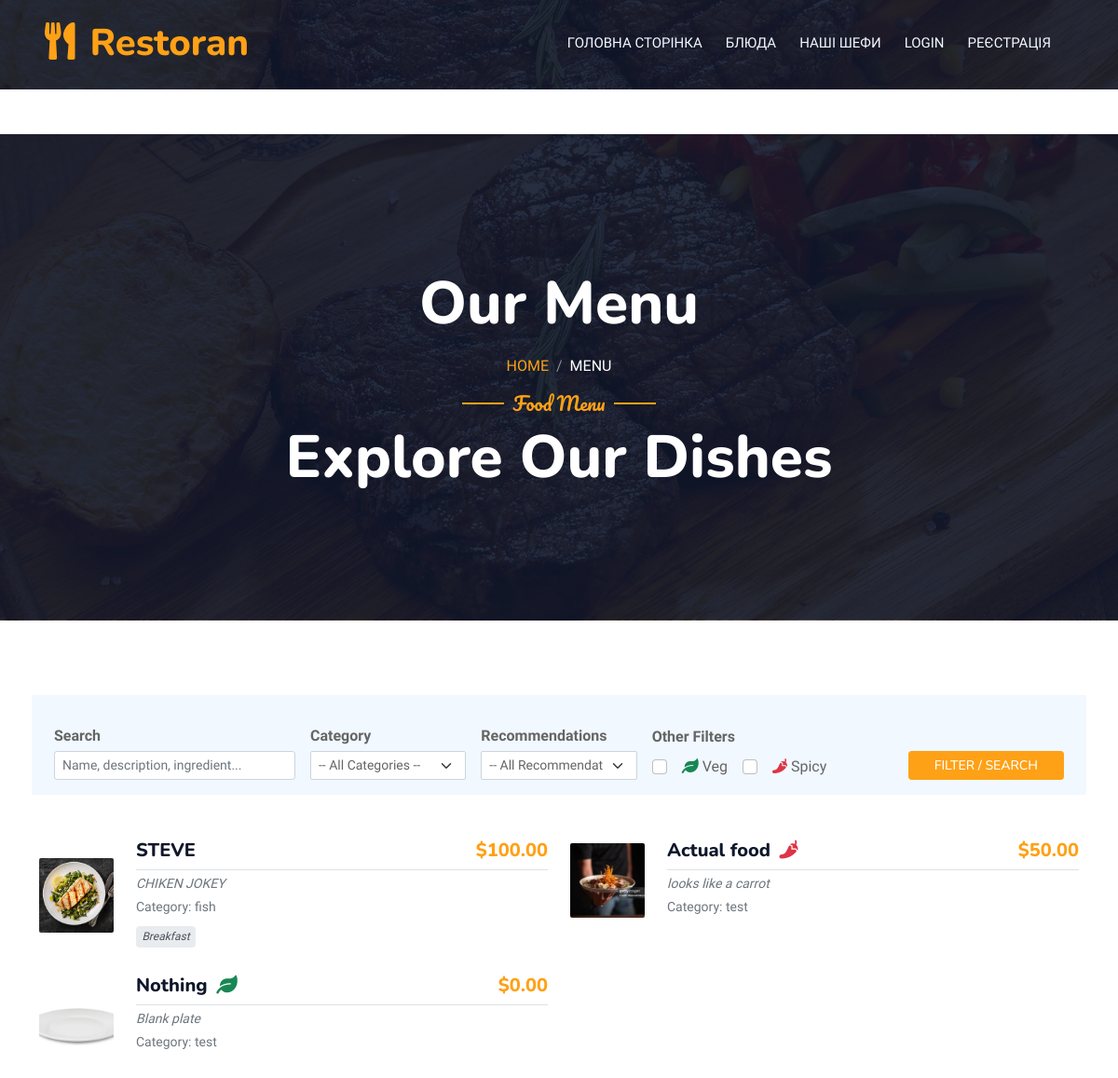
Screenshot of /dishes/ with the database file from the repository.
### dishes/models.py (models this page shows, shortened)
class Dish(models.Model):
    standard_category = models.ForeignKey(
        StandardCategory,
        on_delete=models.SET_NULL,
        null=True,
        blank=False,
        related_name='dishes',
        verbose_name="Standard Category"
    )
    recommendation_tags = models.ManyToManyField(
        RecommendationTag,
        blank=True,
        related_name='recommended_dishes',
        verbose_name="Recommendation Tags"
    )
    ingredients_list = models.ManyToManyField(
        'Ingredient',
        through='IngrToDish',
        blank=True,
        verbose_name="Ingredients"
    )
    name = models.CharField("Dish Name", max_length=100)
    description = models.TextField("Description", null=True, blank=True)
    price = models.DecimalField("Price", max_digits=10, decimal_places=2)
    image = models.ImageField("Image", upload_to='dish_images/', null=True, blank=True)
    is_vegetarian = models.BooleanField("Vegetarian", default=False)
    is_spicy = models.BooleanField("Spicy", default=False)
    class Meta:
        verbose_name = "Dish"
        verbose_name_plural = "Dishes"
        ordering = ['standard_category__order', 'standard_category__name', 'name']

class StandardCategory(models.Model):
    name = models.CharField("Standard Category Name", max_length=100, unique=True)
    slug = models.SlugField("Slug", max_length=110, unique=True, editable=True, blank=False)
    description = models.TextField("Description", blank=True, null=True)
    order = models.PositiveIntegerField("Sort Order", default=0, db_index=True)
    class Meta:
        verbose_name = "Standard Category"
        verbose_name_plural = "Standard Categories"
        ordering = ['order', 'name']

class RecommendationTag(models.Model):
    name = models.CharField("Recommendation Tag Name", max_length=100, unique=True)
    slug = models.SlugField("Slug", max_length=110, unique=True, editable=True, blank=False)
    description = models.TextField("Description", blank=True, null=True)
    class Meta:
        verbose_name = "Recommendation Tag"
        verbose_name_plural = "Recommendation Tags"
        ordering = ['name']

### dishes/views.py (the view, shortened to what this page needs)
# urls.py: path('dishes/', dishes_views.dishes, name='dishes'),
def dishes(request):
    dishes_queryset = Dish.objects.select_related('standard_category').prefetch_related('recommendation_tags').all()
    standard_categories = StandardCategory.objects.all()
    recommendation_tags = RecommendationTag.objects.all()
    search_query = request.GET.get('search', '').strip()
    selected_std_category_id = request.GET.get('standard_category', '')
    selected_rec_tag_id = request.GET.get('recommendation_tag', '')
    filter_vegetarian = request.GET.get('vegetarian', '') == 'on'
    filter_spicy = request.GET.get('spicy', '') == 'on'
    if selected_std_category_id and selected_std_category_id.isdigit():
        dishes_queryset = dishes_queryset.filter(standard_category_id=int(selected_std_category_id))
    if selected_rec_tag_id and selected_rec_tag_id.isdigit():
        dishes_queryset = dishes_queryset.filter(recommendation_tags__id=int(selected_rec_tag_id))
    if filter_vegetarian:
        dishes_queryset = dishes_queryset.filter(is_vegetarian=True)
    if filter_spicy:
        dishes_queryset = dishes_queryset.filter(is_spicy=True)
    context = {
        'dishes': dishes_queryset,
        'standard_categories': standard_categories,
        'recommendation_tags': recommendation_tags,
        'search_query': search_query,
        'selected_standard_category_id': selected_std_category_id,
        'selected_tag_id': selected_rec_tag_id,
        'filter_vegetarian': filter_vegetarian,
        'filter_spicy': filter_spicy,
    }
    return render(request, 'dishes.html', context)

### templates/dishes.html (shortened to what this page needs)
{% load static %}
<!DOCTYPE html>
<html lang="en">
<head>
    <link href="https://cdnjs.cloudflare.com/ajax/libs/font-awesome/5.10.0/css/all.min.css" rel="stylesheet">
    <link href="https://cdn.jsdelivr.net/npm/bootstrap-icons@1.4.1/font/bootstrap-icons.css" rel="stylesheet">
    <link href='{% static "lib/animate/animate.min.css" %}' rel="stylesheet">
    <link href='{% static "lib/owlcarousel/assets/owl.carousel.min.css" %}' rel="stylesheet">
    <link href='{% static "lib/tempusdominus/css/tempusdominus-bootstrap-4.min.css" %}' rel="stylesheet" />
    <link href='{% static "css/bootstrap.min.css" %}' rel="stylesheet">
    <link href='{% static "css/style.css" %}' rel="stylesheet">
</head>
<body>
    <div class="container-xxl bg-white p-0">
        {% include "header.html" %}
        <div class="container-xxl py-5 bg-dark hero-header mb-5">
            <div class="container text-center my-5 pt-5 pb-4">
                <h1 class="display-3 text-white mb-3 animated slideInDown">Our Menu</h1>
                <nav aria-label="breadcrumb">
                    <ol class="breadcrumb justify-content-center text-uppercase">
                        <li class="breadcrumb-item"><a href="/">Home</a></li>
                        <li class="breadcrumb-item text-white active" aria-current="page">Menu</li>
                    </ol>
                </nav>
                <div class="text-center wow fadeInUp" data-wow-delay="0.1s">
                    <h5 class="section-title ff-secondary text-center text-primary fw-normal">Food Menu</h5>
                    <h1 class="display-3 text-white mb-3 animated slideInDown">Explore Our Dishes</h1>
                </div>
            </div>
        </div>
        <div class="container-xxl py-5">
            <div class="container">
                <div class="row mb-5 wow fadeInUp filter-form" data-wow-delay="0.2s">
                    <div class="col-12">
                        <form method="get" action="{% url 'dishes' %}" class="row g-3 align-items-end bg-light p-3 rounded">
                            <div class="col-lg-3 col-md-6">
                                <label for="search" class="form-label">Search</label>
                                <input type="text" class="form-control form-control-sm" id="search" name="search" placeholder="Name, description, ingredient..." value="{{ search_query|default:'' }}">
                            </div>
                            <div class="col-lg-2 col-md-6">
                                <label for="standard_category" class="form-label">Category</label>
                                <select class="form-select form-select-sm" id="standard_category" name="standard_category">
                                    <option value="">-- All Categories --</option>
                                </select>
                            </div>
                            <div class="col-lg-2 col-md-6">
                                <label for="recommendation_tag" class="form-label">Recommendations</label>
                                <select class="form-select form-select-sm" id="recommendation_tag" name="recommendation_tag">
                                    <option value="">-- All Recommendations --</option>
                                </select>
                            </div>
                            <div class="col-lg-3 col-md-6">
                                <label class="form-label d-block mb-2">Other Filters</label>
                                <div class="d-flex flex-wrap">
                                    <div class="form-check form-check-inline me-3">
                                        <input class="form-check-input" type="checkbox" id="vegetarian" name="vegetarian" {% if filter_vegetarian %}checked{% endif %}>
                                        <label class="form-check-label" for="vegetarian">
                                            <i class="fas fa-leaf text-success" title="Vegetarian"></i> Veg
                                        </label>
                                    </div>
                                    <div class="form-check form-check-inline me-3">
                                        <input class="form-check-input" type="checkbox" id="spicy" name="spicy" {% if filter_spicy %}checked{% endif %}>
                                        <label class="form-check-label" for="spicy">
                                            <i class="fas fa-pepper-hot text-danger" title="Spicy"></i> Spicy
                                        </label>
                                    </div>
                                </div>
                            </div>
                            <div class="col-lg-2 col-md-12">
                                <button type="submit" class="btn btn-primary btn-sm w-100">Filter / Search</button>
                            </div>
                        </form>
                    </div>
                </div>
                <div class="row g-4">
                    {% for dish in dishes %}
                    <div class="col-lg-6 wow fadeInUp" data-wow-delay="{{ forloop.counter0|divisibleby:2|yesno:'0.1,0.2' }}s">
                        <div class="d-flex align-items-center">
                            {% if dish.image %}
                                <img class="flex-shrink-0 img-fluid rounded" src="{{ dish.image.url }}" alt="{{ dish.name }}" style="width: 80px; height: 80px; object-fit: cover;">
                            {% else %}
                                <div class="dish-img-placeholder rounded">
                                    <i class="fas fa-utensils"></i>
                                </div>
                            {% endif %}
                            <div class="w-100 d-flex flex-column text-start ps-4">
                                <h5 class="d-flex justify-content-between border-bottom pb-2 mb-1">
                                    <span>
                                        {{ dish.name }}
                                        {% if dish.is_vegetarian %}<i class="fas fa-leaf text-success ms-1 fs- L" title="Vegetarian"></i>{% endif %}
                                        {% if dish.is_spicy %}<i class="fas fa-pepper-hot text-danger ms-1" title="Spicy"></i>{% endif %}
                                    </span>
                                    <span class="text-primary">${{ dish.price|floatformat:2 }}</span>
                                </h5>
                                {% if dish.description %}
                                    <small class="fst-italic text-muted mb-1">{{ dish.description|truncatewords:15 }}</small>
                                {% endif %}
                                {% if dish.standard_category %}
                                <small class="text-muted d-block mb-1">Category: {{ dish.standard_category.name }}</small>
                                {% endif %}
                                {% if dish.recommendation_tags.exists %}
                                    <div class="dish-tags mt-1">
                                        {% for tag in dish.recommendation_tags.all %}
                                            <span>{{ tag.name }}</span>
                                        {% endfor %}
                                    </div>
                                {% endif %}
                            </div>
                        </div>
                    </div>
                    {% empty %}
                    <div class="col-12 text-center wow fadeInUp" data-wow-delay="0.1s">
                        <p class="lead">Sorry, no dishes found matching your criteria.</p>
                        <a href="{% url 'dishes' %}" class="btn btn-outline-primary mt-3">Reset Filters</a>
                    </div>
                    {% endfor %}
                </div>
            </div>
        </div>
    </div>
</body>
</html>

### static/css/style.css (style rules this page uses)
:root { --primary: #FEA116; --light: #F1F8FF; --dark: #0F172B; }
.ff-secondary { font-family: 'Pacifico', cursive; }
.btn { font-family: 'Nunito', sans-serif; font-weight: 500; text-transform: uppercase; transition: .5s; }
.btn.btn-primary, .btn.btn-secondary { color: #FFFFFF; }
.hero-header { background: linear-gradient(rgba(15, 23, 43, .9), rgba(15, 23, 43, .9)), url(../img/bg-hero.jpg); background-position: center center; background-repeat: no-repeat; background-size: cover; }
.breadcrumb-item + .breadcrumb-item::before { color: rgba(255, 255, 255, .5); }
.section-title { position: relative; display: inline-block; }
.section-title::before { position: absolute; content: ""; width: 45px; height: 2px; top: 50%; left: -55px; margin-top: -1px; background: var(--primary); }
.section-title::after { position: absolute; content: ""; width: 45px; height: 2px; top: 50%; right: -55px; margin-top: -1px; background: var(--primary); }

### templates/dishes.html (style rules this page uses)
.filter-form .form-label { font-weight: 600; margin-bottom: 0.3rem; }
.filter-form .form-check-label { margin-left: 0.5rem; font-weight: normal; }
.dish-tags span { display: inline-block; background-color: #e9ecef; color: #495057; padding: 0.15rem 0.4rem; margin-right: 0.3rem; margin-bottom: 0.3rem; border-radius: 0.25rem; font-size: 0.75em; font-style: italic; }

### rows the page displays
Dish: image (picture), name "STEVE", price "100.00", description "CHIKEN JOKEY", standard_category.name "fish"
RecommendationTag: name "Breakfast"
Dish: image (picture), name "Actual food", is_spicy True (drawn), price "50.00", description "looks like a carrot", standard_category.name "test"
Dish: image (picture), name "Nothing", is_vegetarian True (drawn), price "0.00", description "Blank plate", standard_category.name "test"
